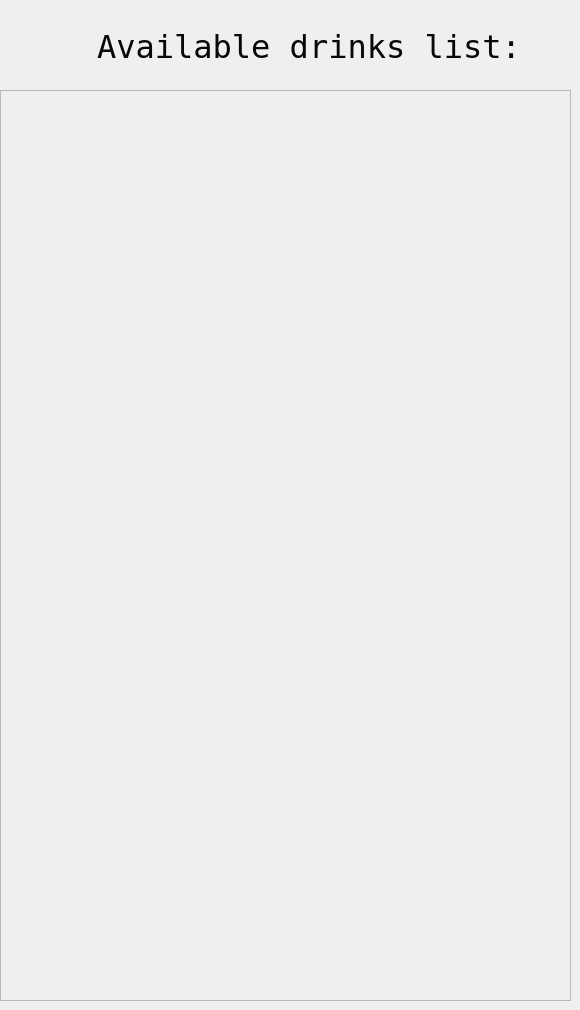
      <widget class="QWidget" name="startPage">
       <widget class="QScrollArea" name="scrollArea">
        <property name="geometry">
         <rect>
          <x>0</x>
          <y>90</y>
          <width>571</width>
          <height>911</height>
         </rect>
        </property>
        <property name="widgetResizable">
         <bool>true</bool>
        </property>
        <widget class="QWidget" name="scrollAreaWidgetContents">
         <property name="geometry">
          <rect>
           <x>0</x>
           <y>0</y>
           <width>569</width>
           <height>909</height>
          </rect>
         </property>
        </widget>
       </widget>
       <widget class="QWidget" name="layoutWidget">
        <property name="geometry">
         <rect>
          <x>0</x>
          <y>10</y>
          <width>571</width>
          <height>73</height>
         </rect>
        </property>
        <layout class="QHBoxLayout" name="horizontalLayout">
         <item>
          <widget class="QPushButton" name="settingButton">
           <property name="text">
            <string/>
           </property>
           <property name="icon">
            <iconset resource="resources.qrc">
             <normaloff>:/images/assets/hamburger_button_menu_icon_155296.png</normaloff>:/images/assets/hamburger_button_menu_icon_155296.png</iconset>
           </property>
           <property name="iconSize">
            <size>
             <width>65</width>
             <height>65</height>
            </size>
           </property>
           <property name="flat">
            <bool>true</bool>
           </property>
          </widget>
         </item>
         <item>
          <spacer name="horizontalSpacer">
           <property name="orientation">
            <enum>Qt::Horizontal</enum>
           </property>
           <property name="sizeHint" stdset="0">
            <size>
             <width>40</width>
             <height>20</height>
            </size>
           </property>
          </spacer>
         </item>
         <item>
          <widget class="QLabel" name="label">
           <property name="palette">
            <palette>
             <active>
              <colorrole role="WindowText">
               <brush brushstyle="SolidPattern">
                <color alpha="255">
                 <red>8</red>
                 <green>8</green>
                 <blue>8</blue>
                </color>
               </brush>
              </colorrole>
              <colorrole role="Button">
               <brush brushstyle="SolidPattern">
                <color alpha="0">
                 <red>64</red>
                 <green>67</green>
                 <blue>191</blue>
                </color>
               </brush>
              </colorrole>
              <colorrole role="Text">
               <brush brushstyle="SolidPattern">
                <color alpha="255">
                 <red>8</red>
                 <green>8</green>
                 <blue>8</blue>
                </color>
               </brush>
              </colorrole>
              <colorrole role="ButtonText">
               <brush brushstyle="SolidPattern">
                <color alpha="255">
                 <red>8</red>
                 <green>8</green>
                 <blue>8</blue>
                </color>
               </brush>
              </colorrole>
              <colorrole role="Base">
               <brush brushstyle="SolidPattern">
                <color alpha="0">
                 <red>64</red>
                 <green>67</green>
                 <blue>191</blue>
                </color>
               </brush>
              </colorrole>
              <colorrole role="Window">
               <brush brushstyle="SolidPattern">
                <color alpha="0">
                 <red>64</red>
                 <green>67</green>
                 <blue>191</blue>
                </color>
               </brush>
              </colorrole>
              <colorrole role="PlaceholderText">
               <brush brushstyle="SolidPattern">
                <color alpha="255">
                 <red>8</red>
                 <green>8</green>
                 <blue>8</blue>
                </color>
               </brush>
              </colorrole>
             </active>
             <inactive>
              <colorrole role="WindowText">
               <brush brushstyle="SolidPattern">
                <color alpha="255">
                 <red>8</red>
                 <green>8</green>
                 <blue>8</blue>
                </color>
               </brush>
              </colorrole>
              <colorrole role="Button">
               <brush brushstyle="SolidPattern">
                <color alpha="0">
                 <red>64</red>
                 <green>67</green>
                 <blue>191</blue>
                </color>
               </brush>
              </colorrole>
              <colorrole role="Text">
               <brush brushstyle="SolidPattern">
                <color alpha="255">
                 <red>8</red>
                 <green>8</green>
                 <blue>8</blue>
                </color>
               </brush>
              </colorrole>
              <colorrole role="ButtonText">
               <brush brushstyle="SolidPattern">
                <color alpha="255">
                 <red>8</red>
                 <green>8</green>
                 <blue>8</blue>
                </color>
               </brush>
              </colorrole>
              <colorrole role="Base">
               <brush brushstyle="SolidPattern">
                <color alpha="0">
                 <red>64</red>
                 <green>67</green>
                 <blue>191</blue>
                </color>
               </brush>
              </colorrole>
              <colorrole role="Window">
               <brush brushstyle="SolidPattern">
                <color alpha="0">
                 <red>64</red>
                 <green>67</green>
                 <blue>191</blue>
                </color>
               </brush>
              </colorrole>
              <colorrole role="PlaceholderText">
               <brush brushstyle="SolidPattern">
                <color alpha="255">
                 <red>8</red>
                 <green>8</green>
                 <blue>8</blue>
                </color>
               </brush>
              </colorrole>
             </inactive>
             <disabled>
              <colorrole role="WindowText">
               <brush brushstyle="SolidPattern">
                <color alpha="255">
                 <red>8</red>
                 <green>8</green>
                 <blue>8</blue>
                </color>
               </brush>
              </colorrole>
              <colorrole role="Button">
               <brush brushstyle="SolidPattern">
                <color alpha="0">
                 <red>64</red>
                 <green>67</green>
                 <blue>191</blue>
                </color>
               </brush>
              </colorrole>
              <colorrole role="Text">
               <brush brushstyle="SolidPattern">
                <color alpha="255">
                 <red>8</red>
                 <green>8</green>
                 <blue>8</blue>
                </color>
               </brush>
              </colorrole>
              <colorrole role="ButtonText">
               <brush brushstyle="SolidPattern">
                <color alpha="255">
                 <red>8</red>
                 <green>8</green>
                 <blue>8</blue>
                </color>
               </brush>
              </colorrole>
              <colorrole role="Base">
               <brush brushstyle="SolidPattern">
                <color alpha="0">
                 <red>64</red>
                 <green>67</green>
                 <blue>191</blue>
                </color>
               </brush>
              </colorrole>
              <colorrole role="Window">
               <brush brushstyle="SolidPattern">
                <color alpha="0">
                 <red>64</red>
                 <green>67</green>
                 <blue>191</blue>
                </color>
               </brush>
              </colorrole>
              <colorrole role="PlaceholderText">
               <brush brushstyle="SolidPattern">
                <color alpha="255">
                 <red>8</red>
                 <green>8</green>
                 <blue>8</blue>
                </color>
               </brush>
              </colorrole>
             </disabled>
            </palette>
           </property>
           <property name="font">
            <font>
             <family>DejaVu Sans Mono</family>
             <pointsize>24</pointsize>
             <bold>false</bold>
            </font>
           </property>
           <property name="styleSheet">
            <string notr="true">background-color: rgba(64, 67, 191, 0);
color: rgb(8, 8, 8);</string>
           </property>
           <property name="text">
            <string>Available drinks list:</string>
           </property>
           <property name="alignment">
            <set>Qt::AlignCenter</set>
           </property>
          </widget>
         </item>
         <item>
          <spacer name="horizontalSpacer_2">
           <property name="orientation">
            <enum>Qt::Horizontal</enum>
           </property>
           <property name="sizeHint" stdset="0">
            <size>
             <width>40</width>
             <height>20</height>
            </size>
           </property>
          </spacer>
         </item>
        </layout>
       </widget>
      </widget>
